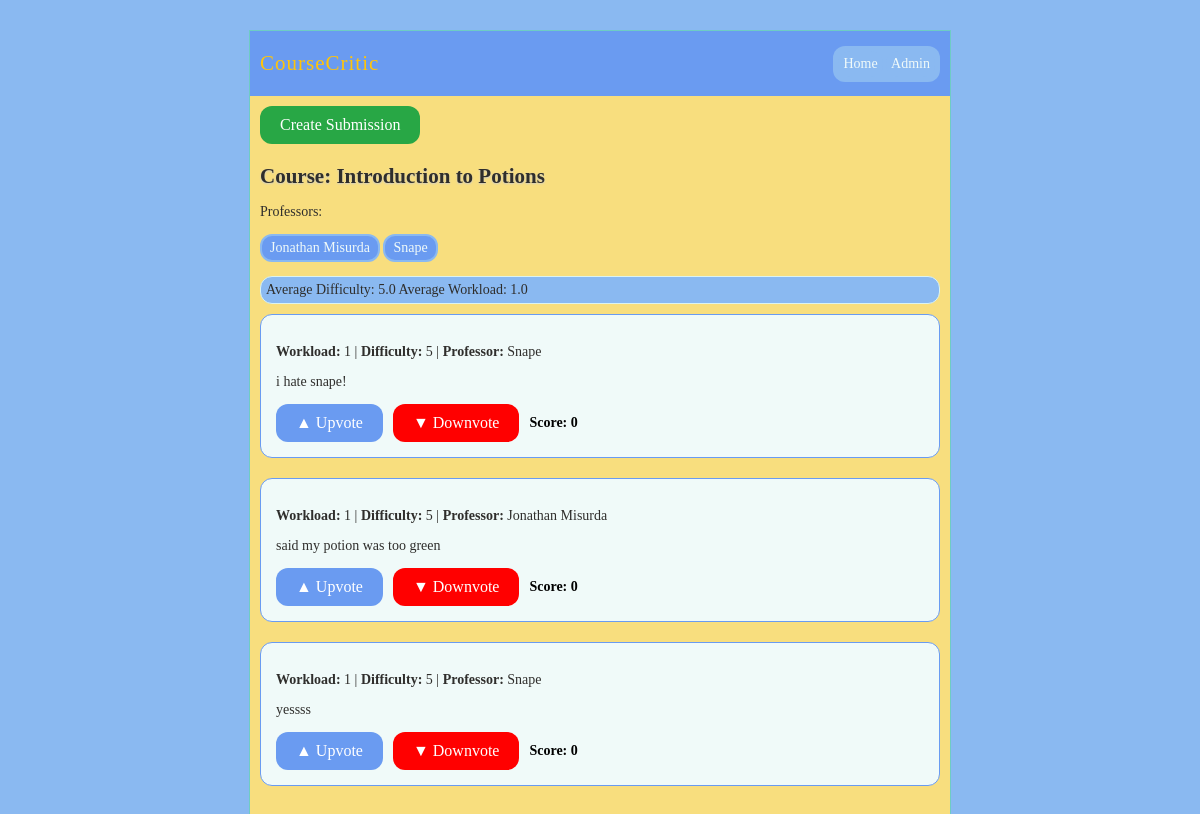
The page /course/1 on the database as committed earlier.
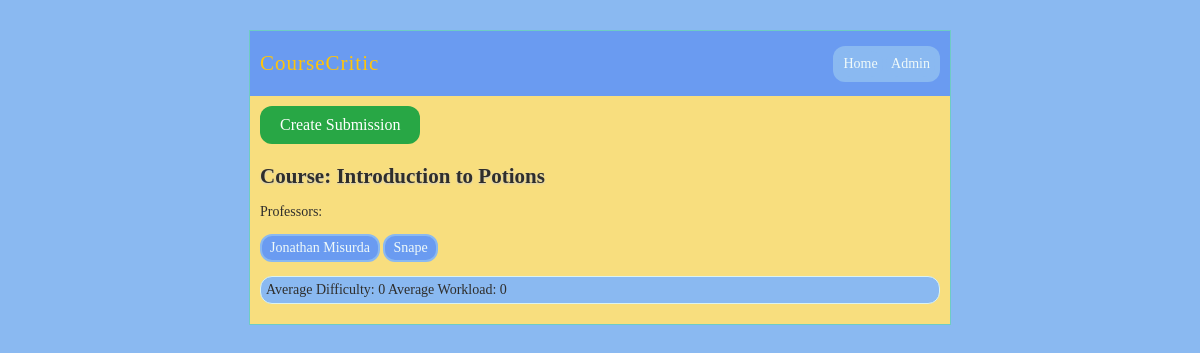
The same page on the database as committed later.
### model.py (models this page shows, shortened)
class Course(db.Model):
    __tablename__ = "course_table"
    id: Mapped[int] = mapped_column(primary_key=True)
    title: Mapped[str] = mapped_column(String(30), unique=True)
    course_code: Mapped[str] = mapped_column(String(30), unique=True)
    professors: Mapped[list["Professor"]] = relationship(secondary=prof_course_table, back_populates="courses")
    ratings: Mapped[list["Rating"]] = relationship("Rating", back_populates="course")

class Professor(db.Model):
    __tablename__ = "prof_table"
    id: Mapped[int] = mapped_column(primary_key=True)
    name: Mapped[str] = mapped_column(String(200), unique=True)
    courses: Mapped[list["Course"]] = relationship(secondary="prof_course_table", back_populates="professors")
    ratings: Mapped[list["Rating"]] = relationship("Rating", back_populates="professor")

class Rating(db.Model):
    __tablename__ = "ratings_table"
    __table_args__ = (
        CheckConstraint('difficulty <= 5 AND difficulty >= 0', name='difficulty_bounds_check'),
    )
    id: Mapped[int] = mapped_column(primary_key=True)
    workload: Mapped[int]
    difficulty: Mapped[int]
    description: Mapped[str] = mapped_column(String(300))
    score: Mapped[int] = mapped_column(Integer, default=0)
    professor_id: Mapped[int] = mapped_column(ForeignKey("prof_table.id"))
    professor: Mapped["Professor"] = relationship("Professor", back_populates="ratings")
    course_id: Mapped[int] = mapped_column(ForeignKey("course_table.id"))
    course: Mapped["Course"] = relationship("Course", back_populates="ratings")

### course_critic.py (the view)
@app.route("/course/<int:course_id>")
def course(course_id):
    course = db.session.execute(db.select(Course).where(Course.id == course_id)).scalar()
    stmt = db.select(Rating).where(Rating.course_id == course.id).order_by(Rating.score.desc())
    ratings = db.session.execute(stmt).scalars().all()
    professors = course.professors
    diffAvg = sum([rating.difficulty for rating in ratings]) / len(ratings) if ratings else 0
    workAvg = sum([rating.workload for rating in ratings]) / len(ratings) if ratings else 0
    return render_template("course.html", course=course, ratings=ratings, diff=diffAvg, work=workAvg, profs=professors)

### templates/course.html (shortened to what this page needs)
{% extends "layout.html" %}
{% block body %}
    <div style="margin-bottom: 20px;">
        <a href="{{ url_for('submit', course_id=course.id) }}">
            <button class="submit-btn" id="createBtn">
                Create Submission
            </button>
        </a>
    </div>
    <h2>Course: {{ course.title }}</h2>
    {% if profs %}
        <p id="profLabel"> Professors:
    {% for professor in profs%}
        <p class="professor">{{ professor.name }}</p>
    {% endfor %}
        </p>
    {% else %}
        <p>No one teaches this course!</p>
    {% endif %}
<div class="twitbox">
    <p>Average Difficulty: {{ diff }} Average Workload: {{ work }}</p>
</div>
{% for rating in ratings %}
    <div class="rating-div">
        <p><strong>Workload:</strong> {{ rating.workload }} |
           <strong>Difficulty:</strong> {{ rating.difficulty }} |
           <strong>Professor:</strong> {{ rating.professor.name }}</p>
        <p>{{ rating.description }}</p>
        <div class="vote-controls">
            <form method="post" action="{{ url_for('upvote', rating_id=rating.id) }}">
                <button type="submit" class="btn">▲ Upvote</button>
            </form>
            <form method="post" action="{{ url_for('downvote', rating_id=rating.id) }}">
                <button type="submit" class="downvote-btn">▼ Downvote</button>
            </form>
            <span class="score-display">Score: {{ rating.score }}</span>
        </div>
    </div>
    {% endfor %}
{% endblock %}

### templates/layout.html (shortened to what this page needs)
<!doctype html>
<link rel="stylesheet" type="text/css" href="{{ url_for('static', filename='style.css') }}">
<div class="page">
  <nav class="navBar">
    <h1 class="navbar-title">CourseCritic</h1>
    <div class="nav-links">
      <a class="nav-links" href="{{ url_for('home') }}">Home</a>
      <a class="nav-links" href="{{ url_for('admin') }}">Admin</a>
    </div>
  </nav>
  <div class="body">
  {% block body %}{% endblock %}
  </div>
</div>

### static/style.css (style rules this page uses)
p { color: var(--charcoal-gray); }
.nav-links { display: flex; gap: 5px; color: var(--sunshine-yellow); background-color: var(--powder-blue); border: none; color: var(--message-bg-color); padding: 5px; text-align: center; text-decoration: none; display: inline-block; border-radius: 12px; }
a { color: var(--charcoal-gray); }
.navBar { background: var(--sky-blue); display: flex; justify-content: space-between; align-items: center; padding: 10px; }
div.page { background: var(--soft-lemon); border: 1px solid #6ECCC4; width: 700px; margin: 30px auto; }
div.page h1 { margin: 0; padding: 10px 0px; color: var(--sunshine-yellow); letter-spacing: 1px; font-weight: normal; }
div.page h2 { margin: 0 0 15px 0; color: var(--charcoal-gray) ; text-shadow: 0 1px 2px #ccc; }
div.page div.body { padding: 10px; }
p.professor { background: var(--sky-blue); display: inline-block; padding: 4px 8px; margin-bottom: 0px; border: 2px solid var(--powder-blue); border-radius: 12px; color: var(--message-bg-color); }
div.page div.twitbox { margin: 10px 0; padding: 5px; background: var(--powder-blue); border: 1px solid var(--divider-color); border-radius: 12px; -moz-border-radius: 12px; -webkit-border-radius: 12px; }
div.page div.twitbox p { margin: 0; }
#profLabel { margin-bottom: 0px; }
.submit-btn { padding: 10px 20px; margin-bottom: 0px; background-color: var(--submit-green); color: white; border: none; border-radius: 12px; font-family: 'Didot', 'Playfair Display', serif; font-size: 16px; cursor: pointer; transition: background-color 0.3s ease; }

Rows that differ between the two databases and show on the page:
removed Rating: workload "1", difficulty "5", professor.name "Snape", description "i hate snape!", score "0"
removed Rating: workload "1", difficulty "5", professor.name "Jonathan Misurda", description "said my potion was too green", score "0"
removed Rating: workload "1", difficulty "5", professor.name "Snape", description "yessss", score "0"
Other text that changed with them:
{{ diff }}: "5.0" → "0"
{{ work }}: "1.0" → "0"
